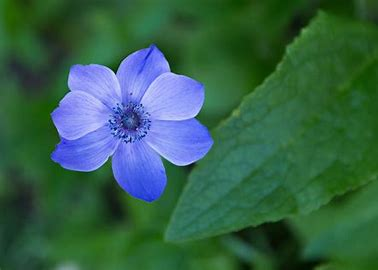
#> input picture images/flower.jpg, 378 x 270 px, found by its file name
$ python edge_detection.py
#> lines starting #> are read from the running program, lines starting #| are printed output that depends on the picture
import cv2
import numpy as np

img = cv2.imread('opencv_csi/images/flower.jpg')
#> img is the input picture: shape (270, 378, 3); mean B, G, R 74.5, 96.8, 52.6
img_gray = cv2.cvtColor(img,cv2.COLOR_BGR2GRAY)
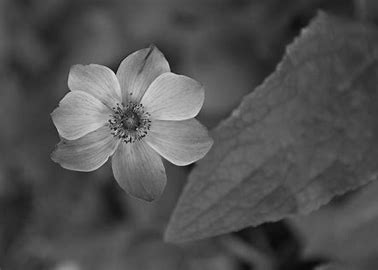
#> img_gray: shape (270, 378); min 8, max 225, mean 81

soblelx_kernel = np.array([  -1,-2,-1,
                              0,0,0,
                              1,2,1 ])

soblely_kernel = np.array([  -1,0,1,
                              -2,0,2,
                              -1,0,1 ])

soblelx = cv2.filter2D(img_gray,-1,soblelx_kernel)
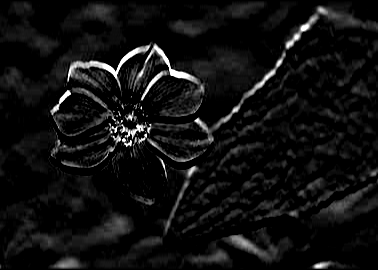
#> soblelx: shape (270, 378); min 0, max 255, mean 16.6
soblely = cv2.filter2D(img_gray,-1,soblely_kernel)
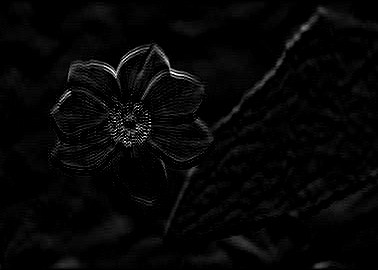
#> soblely: shape (270, 378); min 0, max 255, mean 6.2

canny = cv2.Canny(img_gray,12,50)        # The 2nd and 3rd params is MinVal & MaxVal
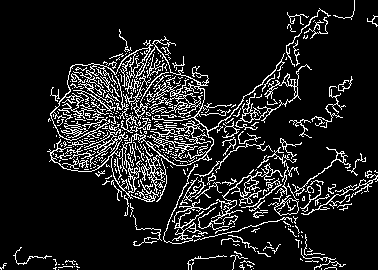
#> canny: shape (270, 378); 11.8% white in thin lines or dots

cv2.imshow('Soble X',soblelx)
cv2.imshow('Soble Y',soblely)
cv2.imshow('Canny',canny)
cv2.imshow('OG',img_gray)

cv2.waitKey(0)
